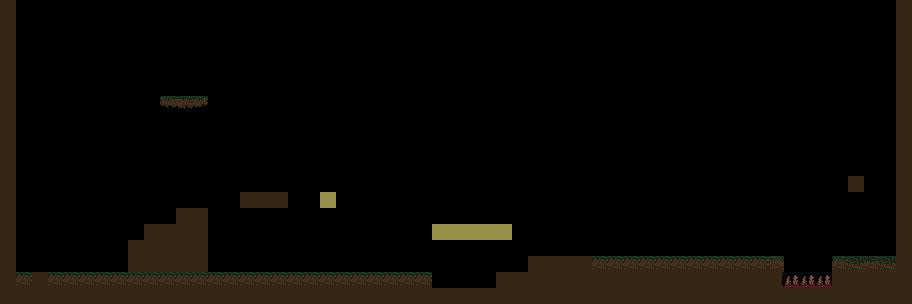

Tiled map render using the project's own tile images. Description and the map definition, with tile-layer contents summarised, below:
An orthogonal 57x19 tile map with 16x16 px tiles, 2 tile layers (tiles, top), 1 hidden layer not drawn and 5 objects (3x ppos, moving, entry).

<map version="2017.05.26" orientation="orthogonal" renderorder="right-down" width="57" height="19" tilewidth="16" tileheight="16" nextobjectid="215">
 <tileset firstgid="1" name="tileset_new.png" tilewidth="16" tileheight="16" tilecount="744" columns="24">
  <image source="../images/tileset_new.png" width="384" height="500" />
 </tileset>
 <layer name="tiles" width="57" height="19">
  <properties>
   <property name="tileset" value="tileset_new.png" />
  </properties>
  <data>[1083 cells, 242 non-empty, 62 distinct tile ids]</data>
 </layer>
 <objectgroup name="platforms">
  <object id="211" name="Platform1" type="moving" x="32" y="192" width="64" height="16">
   <properties>
    <property name="ids" value="ppos1,ppos2,ppos3,ppos2" />
   </properties>
  </object>
  <object id="212" name="ppos1" type="ppos" x="32" y="192" width="16" height="16">
   <properties>
    <property name="wait" value="0.5" />
   </properties>
  </object>
  <object id="213" name="ppos2" type="ppos" x="96" y="192" width="16" height="16">
   <properties>
    <property name="wait" value="0.75" />
   </properties>
  </object>
  <object id="214" name="ppos3" type="ppos" x="96" y="92" width="16" height="16">
   <properties>
    <property name="wait" value="1" />
   </properties>
  </object>
 </objectgroup>
 <layer name="tiles2" width="57" height="19" visible="0">
  <properties>
   <property name="tileset" value="tileset_new.png" />
  </properties>
  <data>[1083 cells, 7 non-empty, 7 distinct tile ids]</data>
 </layer>
 <objectgroup name="exits">
  <object id="89" name="entryE" type="entry" x="112" y="240" width="16" height="32">
   <properties>
    <property name="ID" value="1" />
   </properties>
  </object>
 </objectgroup>
 <layer name="top" width="57" height="19">
  <properties>
   <property name="tileset" value="tileset_new.png" />
  </properties>
  <data>[1083 cells, 1 non-empty, 1 distinct tile ids]</data>
 </layer>
 <objectgroup name="global">
  <properties>
   <property name="background" value="background_day.png" />
   <property name="backgroundScale" value="1" />
   <property name="backgroundSizeX" value="800" />
   <property name="backgroundSizeY" value="600" />
   <property name="clouds" value="normal" />
   <property name="flocks" value="true" />
   <property name="moon" value="false" />
   <property name="parallax" value="mountain" />
   <property name="stars" value="false" />
  </properties>
 </objectgroup>
 <objectgroup color="#320a640a" name="foliage" />
 <objectgroup name="collectibles" />
 <objectgroup name="enemies" opacity="0.97" />
 <objectgroup name="tutorial" />
</map>
